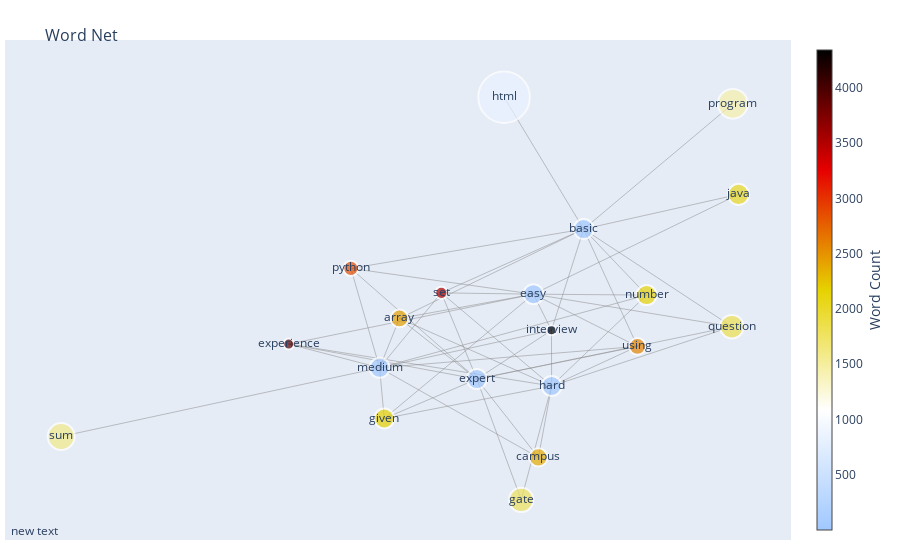

Notebook code cell kept with this figure:
### Code cell
fig = go.Figure(data=[edge_trace, node_trace],
             layout=go.Layout(
                title='<br>Word Net',
                titlefont_size=16,
                showlegend=False,
                hovermode='closest',
                margin=dict(b=20,l=5,r=5,t=40),
                annotations=[ dict(
                    showarrow=False,
                    xref="paper", yref="paper",
                    x=0.005, y=-0.002 ) ],
                xaxis=dict(showgrid=False, zeroline=False, showticklabels=False),
                yaxis=dict(showgrid=False, zeroline=False, showticklabels=False))
                )
fig.show()

### Figure 1 — Plotly figure (JSON) as saved in the notebook; plotly's stock layout.template omitted (floating-point values rounded to 4 significant figures; data arrays with more than 128 entries replaced by an {"elided": "..."} marker saying what was removed)
{"data": [{"hoverinfo": "none", "line": {"color": "#888", "width": 0.5}, "mode": "lines", "type": "scatter", "x": {"elided": "150 float values"}, "y": {"elided": "150 float values"}}, {"hoverinfo": "text", "marker": {"color": [1, 1, 1, 1, 1, 4341, 1597, 837, 1836, 2369, 3531, 2146, 2427, 2168, 1781, 2043, 1447, 2851, 2574, 3938], "colorbar": {"thickness": 15, "title": {"side": "right", "text": "Word Count"}, "xanchor": "left"}, "colorscale": [[0, "rgb(0,0,0)"], [0.25, "rgb(230,0,0)"], [0.5, "rgb(230,210,0)"], [0.75, "rgb(255,255,255)"], [1, "rgb(160,200,255)"]], "line": {"width": 2}, "reversescale": true, "showscale": true, "size": [20, 20, 20, 20, 20, 9.93, 26.99, 51.5, 23.48, 18.2, 12.21, 20.09, 17.76, 19.88, 24.2, 21.1, 29.79, 15.12, 16.75, 10.95]}, "mode": "markers+text", "text": ["basic", "easy", "expert", "hard", "medium", "interview", "sum", "html", "question", "campus", "set", "number", "array", "given", "gate", "java", "program", "python", "using", "experience"], "type": "scatter", "x": [0.145, 0.0551, -0.0462, 0.08769, -0.2203, 0.0874, -0.7904, 0.002482, 0.4104, 0.06393, -0.1098, 0.2577, -0.1847, -0.212, 0.03317, 0.4222, 0.412, -0.2718, 0.2413, -0.3831], "y": [0.4062, 0.1132, -0.2692, -0.3003, -0.2183, -0.04946, -0.5275, 1, -0.03302, -0.622, 0.119, 0.1091, 0.00386, -0.4468, -0.813, 0.5623, 0.9703, 0.2292, -0.1222, -0.1114]}], "layout": {"annotations": [{"showarrow": false, "x": 0.005, "xref": "paper", "y": -0.002, "yref": "paper"}], "hovermode": "closest", "margin": {"b": 20, "l": 5, "r": 5, "t": 40}, "showlegend": false, "title": {"font": {"size": 16}, "text": "<br>Word Net"}, "xaxis": {"showgrid": false, "showticklabels": false, "zeroline": false}, "yaxis": {"showgrid": false, "showticklabels": false, "zeroline": false}}}
